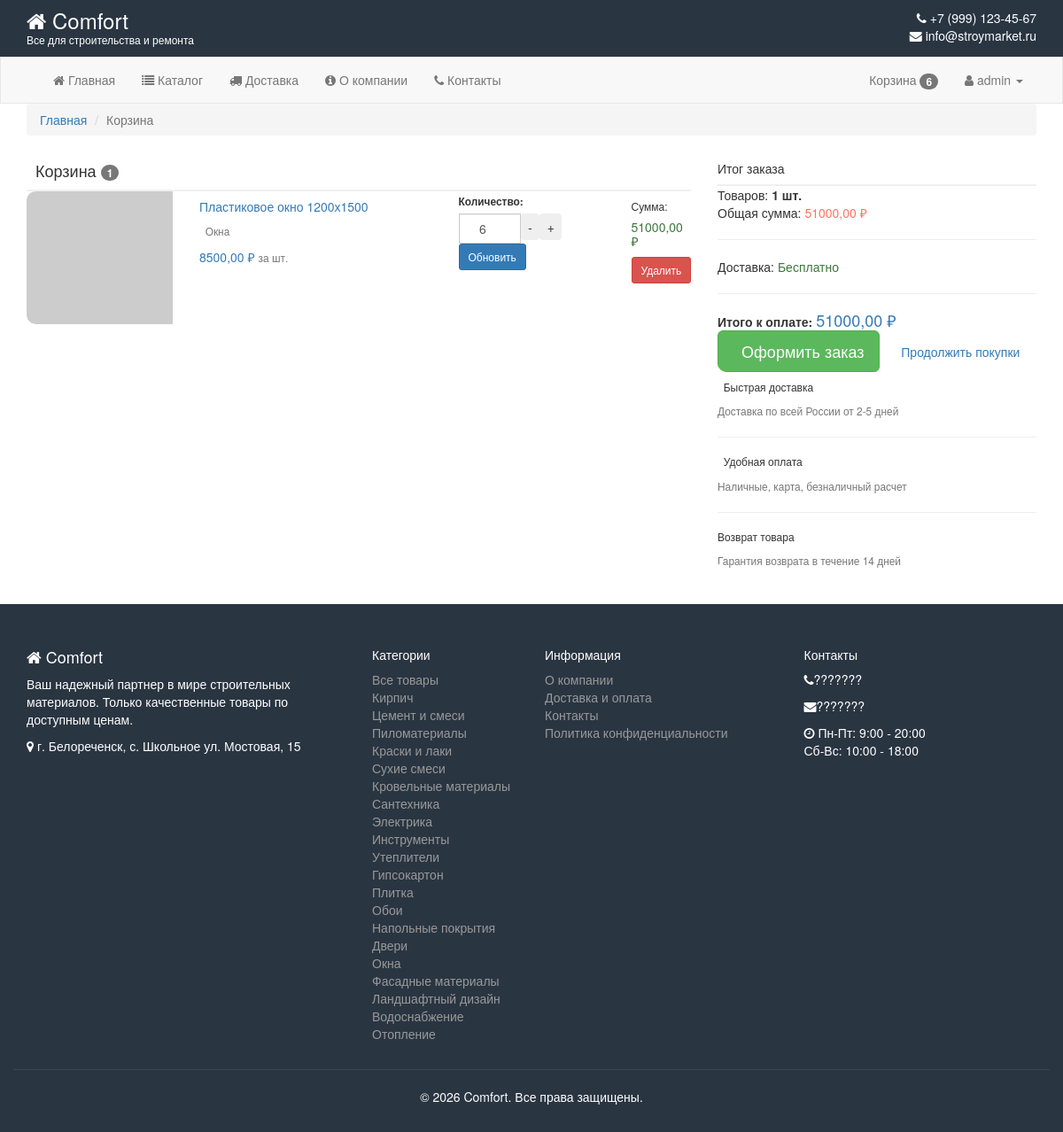
/cart/ (signed in), run on an earlier commit of the app's database.
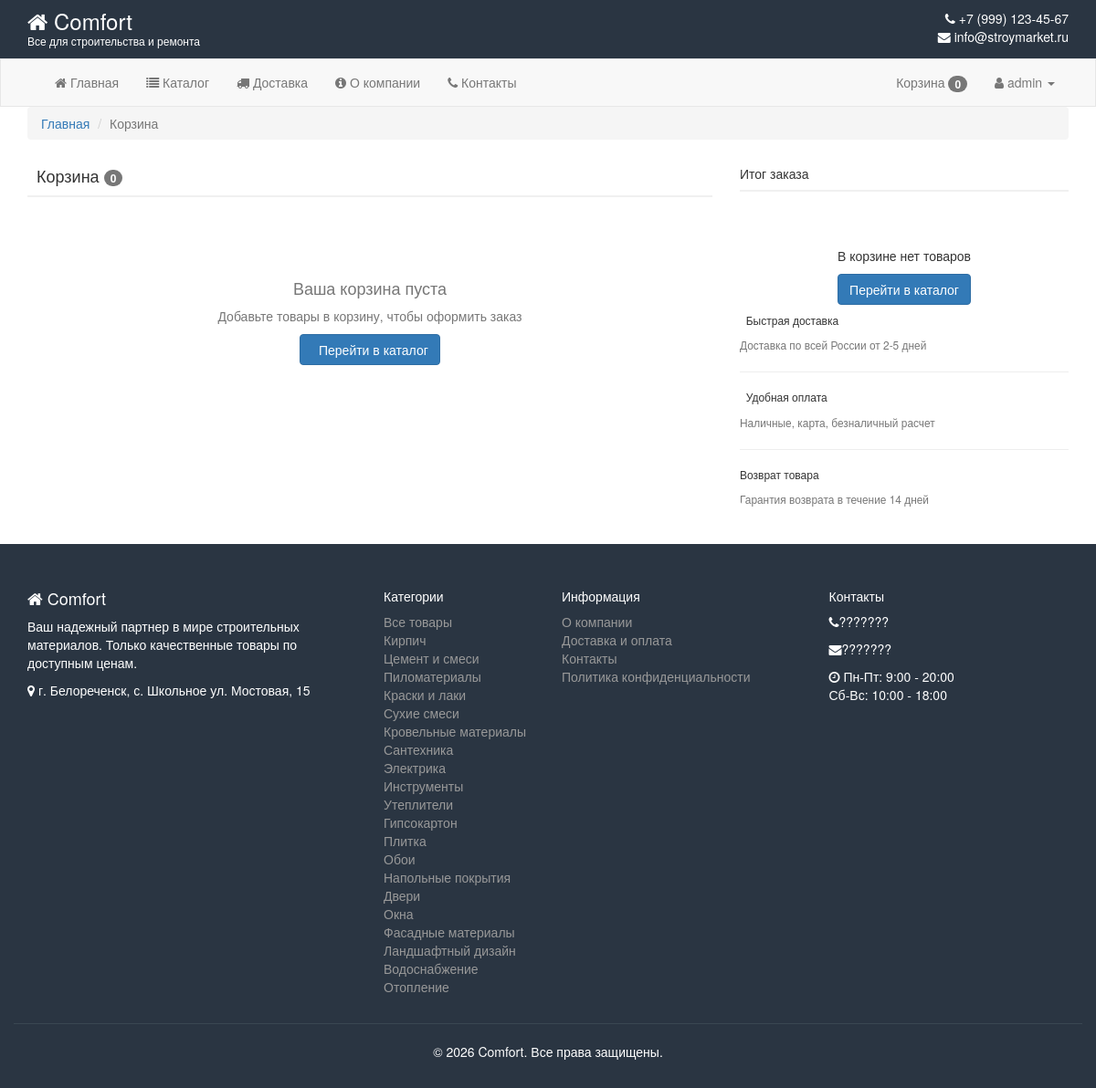
And on a later commit of the database.
### shop/models.py (models this page shows, shortened)
class CartItem(models.Model):
    cart = models.ForeignKey(Cart, on_delete=models.CASCADE, related_name='items')
    product = models.ForeignKey(Product, on_delete=models.CASCADE)
    quantity = models.PositiveIntegerField(default=1)
    def get_total_price(self):
        return self.product.price * self.quantity

class Product(models.Model):
    name = models.CharField('Название', max_length=200)
    slug = models.SlugField(unique=True)
    category = models.ForeignKey(Category, on_delete=models.CASCADE, related_name='products', verbose_name='Категория')
    description = models.TextField('Описание', blank=True)
    price = models.DecimalField('Цена', max_digits=10, decimal_places=2)
    image_url = models.URLField('URL изображения', blank=True)
    is_bestseller = models.BooleanField('Хит продаж', default=False)
    is_new = models.BooleanField('Новинка', default=False)
    in_stock = models.BooleanField('В наличии', default=True)
    created_at = models.DateTimeField('Добавлен', auto_now_add=True, null=True, blank=True)
    class Meta:
        verbose_name = 'Товар'
        verbose_name_plural = 'Товары'

class Category(models.Model):
    name = models.CharField('Название', max_length=100)
    slug = models.SlugField(unique=True)
    class Meta:
        verbose_name = 'Категория'
        verbose_name_plural = 'Категории'

### shop/views.py (the view)
# urls.py: path('cart/', views.cart_view, name='cart'),
@login_required
def cart_view(request):
    cart = get_cart(request)
    if not cart:
        cart = Cart.objects.create(user=request.user)
    cart_items = cart.items.all()
    context = {
        'cart_items': cart_items,
        'cart_total': cart.get_total_price(),
    }
    context.update(get_common_context(request))
    return render(request, 'shop/cart.html', context)

### shop/models.py (called while the page is built)
    def get_total_price(self):
        return sum(item.get_total_price() for item in self.items.all())

    def get_total_items(self):
        return sum(item.quantity for item in self.items.all())

### shop/views.py (called while the page is built)
def get_cart(request):
    if request.user.is_authenticated:
        cart, created = Cart.objects.get_or_create(user=request.user)
    else:
        return None
    return cart

def get_common_context(request):
    cart = get_cart(request)
    categories = Category.objects.all()
    cart_count = 0
    if cart:
        cart_count = cart.get_total_items()
    return {
        'cart_count': cart_count,
        'categories': categories,
    }

### templates/shop/cart.html (shortened to what the changed rows need)
{% extends 'shop/base.html' %}
{% load static %}
{% block content %}
<div class="container py-4">
    <div class="row">
        <div class="col-md-8">
            <div class="card shadow-sm">
                <div class="card-header bg-white">
                    <h4 class="mb-0">
                        <i class="fas fa-shopping-cart text-primary"></i> Корзина
                        <span class="badge bg-primary rounded-pill ms-2">{{ cart_items|length }}</span>
                    </h4>
                </div>
                <div class="card-body">
                    {% if cart_items %}
                        {% for item in cart_items %}
                        <div class="card mb-3 shadow-sm" id="item-{{ item.id }}">
                            <div class="row g-0">
                                <div class="col-md-3">
                                    <img src="{{ item.product.image_url|default:'https://placehold.co/200x200/FF6B6B/FFFFFF?text=Нет+фото' }}"
                                         class="img-fluid rounded-start"
                                         alt="{{ item.product.name }}"
                                         style="height: 150px; width: 100%; object-fit: cover;">
                                </div>
                                <div class="col-md-9">
                                    <div class="card-body">
                                        <div class="row">
                                            <div class="col-md-6">
                                                <h5 class="card-title">
                                                    <a href="{% url 'product_detail' item.product.slug %}" class="text-decoration-none text-dark">
                                                        {{ item.product.name }}
                                                    </a>
                                                </h5>
                                                <p class="card-text text-muted small">
                                                    <i class="fas fa-tag"></i> {{ item.product.category.name }}
                                                </p>
                                                <p class="card-text">
                                                    <span class="h5 text-primary">{{ item.product.price }} ₽</span>
                                                    <small class="text-muted"> за шт.</small>
                                                </p>
                                            </div>
                                            <div class="col-md-4">
                                                <label class="form-label small">Количество:</label>
                                                <form action="{% url 'update_cart' %}" method="POST" class="update-cart-form">
                                                    <div class="input-group">
                                                        <button type="button" class="btn btn-outline-secondary btn-number" data-type="minus" data-item="{{ item.id }}">
                                                            <i>-</i>
                                                        </button>
                                                        <input type="number" name="quantity" value="{{ item.quantity }}"
                                                               min="1" max="99" class="form-control text-center quantity-input"
                                                               data-item="{{ item.id }}" style="width: 70px;">
                                                        <button type="button" class="btn btn-outline-secondary btn-number" data-type="plus" data-item="{{ item.id }}">
                                                            <i>+</i>
                                                        </button>
                                                    </div>
                                                    <button type="submit" class="btn btn-sm btn-primary mt-2 w-100">
                                                         Обновить
                                                    </button>
                                                </form>
                                            </div>
                                            <div class="col-md-2 text-end">
                                                <h6 class="mb-2">Сумма:</h6>
                                                <h5 class="text-success item-total">{{ item.get_total_price }} ₽</h5>
                                                <form action="{% url 'update_cart' %}" method="POST" class="mt-2">
                                                    <button type="submit" class="btn btn-danger btn-sm">
                                                         Удалить
                                                    </button>
                                                </form>
                                            </div>
                                        </div>
                                    </div>
                                </div>
                            </div>
                        </div>
                        {% endfor %}
                    {% else %}
                        <div class="text-center py-5">
                            <i class="fas fa-shopping-cart fa-4x text-muted mb-3"></i>
                            <h4 class="text-muted">Ваша корзина пуста</h4>
                            <p class="text-muted">Добавьте товары в корзину, чтобы оформить заказ</p>
                            <a href="{% url 'catalog' %}" class="btn btn-primary mt-3">
                                <i class="fas fa-arrow-left"></i> Перейти в каталог
                            </a>
                        </div>
                    {% endif %}
                </div>
            </div>
        </div>
        <div class="col-md-4">
            <div class="card shadow-sm">
                <div class="card-body">
                    {% if cart_items %}
                        <div class="d-flex justify-content-between mb-2">
                            <span>Товаров:</span>
                            <strong>{{ cart_items|length }} шт.</strong>
                        </div>
                        <div class="d-flex justify-content-between mb-2">
                            <span>Общая сумма:</span>
                            <strong class="h5 text-primary cart-total">{{ cart_total }} ₽</strong>
                        </div>
                        <hr>
                        <div class="d-flex justify-content-between mb-3">
                            <span>Доставка:</span>
                            <span class="text-success">
                                {% if cart_total > 5000 %}
                                    Бесплатно
                                {% else %}
                                    300 ₽ (при заказе от 5000 ₽)
                                {% endif %}
                            </span>
                        </div>
                        <hr>
                        <div class="d-flex justify-content-between mb-3">
                            <strong>Итого к оплате:</strong>
                            <strong class="h4 text-primary">
                                {% if cart_total > 5000 %}
                                    {{ cart_total }} ₽
                                {% else %}
                                    {{ cart_total|add:300 }} ₽
                                {% endif %}
                            </strong>
                        </div>
                        <a href="{% url 'checkout' %}" class="btn btn-success btn-lg w-100">
                            <i class="fas fa-arrow-right"></i> Оформить заказ
                        </a>
                        <a href="{% url 'catalog' %}" class="btn btn-outline-secondary w-100 mt-2">
                            <i class="fas fa-arrow-left"></i> Продолжить покупки
                        </a>
                    {% else %}
                        <div class="text-center">
                            <i class="fas fa-info-circle fa-3x text-muted mb-3"></i>
                            <p>В корзине нет товаров</p>
                            <a href="{% url 'catalog' %}" class="btn btn-primary">
                                Перейти в каталог
                            </a>
                        </div>
                    {% endif %}
                </div>
            </div>
        </div>
    </div>
</div>
{% endblock %}

### templates/shop/base.html (shortened to what the changed rows need)
{% load static %}
<!DOCTYPE html>
<html lang="ru">
<head>
    <link href="https://maxcdn.bootstrapcdn.com/bootstrap/3.3.7/css/bootstrap.min.css" rel="stylesheet">
    <link href="https://maxcdn.bootstrapcdn.com/font-awesome/4.3.0/css/font-awesome.min.css" rel="stylesheet">
    <link href="{% static 'css/style.css' %}" rel="stylesheet">
</head>
<body>
    <header>
        <div class="top-header" style="background: #2A3542; color: white; padding: 10px 0;">
            <div class="container">
                <div class="row">
                    <div class="col-md-6">
                        <div class="logo">
                            <h2 style="margin: 0; font-size: 24px;">
                                <a href="{% url 'index' %}" style="color: white; text-decoration: none;">
                                    <i class="fa fa-home"></i> Comfort
                                </a>
                            </h2>
                        </div>
                    </div>
                </div>
            </div>
        </div>
        <nav class="navbar navbar-default" style="margin-bottom: 0; border-radius: 0;">
            <div class="container">
                <div class="collapse navbar-collapse" id="main-menu">
                    <ul class="nav navbar-nav navbar-right">
                        {% if user.is_authenticated %}
                        <li class="nav-item">
                            <a class="nav-link" href="{% url 'cart' %}">
                                <i class="fas fa-shopping-cart"></i> Корзина
                                <span id="cart-count" class="badge bg-danger">{{ cart_count|default:0 }}</span>
                            </a>
                        </li>
                        {% endif %}
                    </ul>
                </div>
            </div>
        </nav>
    </header>
    <main>
        {% block content %}
        {% endblock %}
    </main>
    <footer style="background: #2A3542; color: #fff; padding: 40px 0 20px; margin-top: 40px;">
        <div class="container">
            <div class="row">
                <div class="col-md-2">
                    <ul class="list-unstyled">
                        {% for category in categories %}
                        <li><a href="{% url 'catalog' %}?category={{ category.slug }}" style="color: #999;">{{ category.name }}</a></li>
                        {% endfor %}
                    </ul>
                </div>
            </div>
        </div>
    </footer>
</body>
</html>

What changed in the data, as far as the page shows it:
removed CartItem: product.name "Пластиковое окно 1200х1500", product.category.name "Окна", product.price "8500,00", quantity "6", get_total_price "51000,00"
Also different on the page:
{{ cart_count|default:0 }}: "6" → "0"
{{ cart_items|length }}: "1" → "0"
{{ cart_items|length }}: "1" → (not shown)
{{ cart_total }}: "51000,00" → (not shown)
text no longer shown: "Товаров: шт. Общая сумма: ₽ Доставка: Бесплатно Итого к оплате: ₽ Оформить заказ Продолжить покупки"
text now shown: "Ваша корзина пуста Добавьте товары в корзину, чтобы оформить заказ Перейти в каталог В корзине нет товаров Перейти в каталог"
